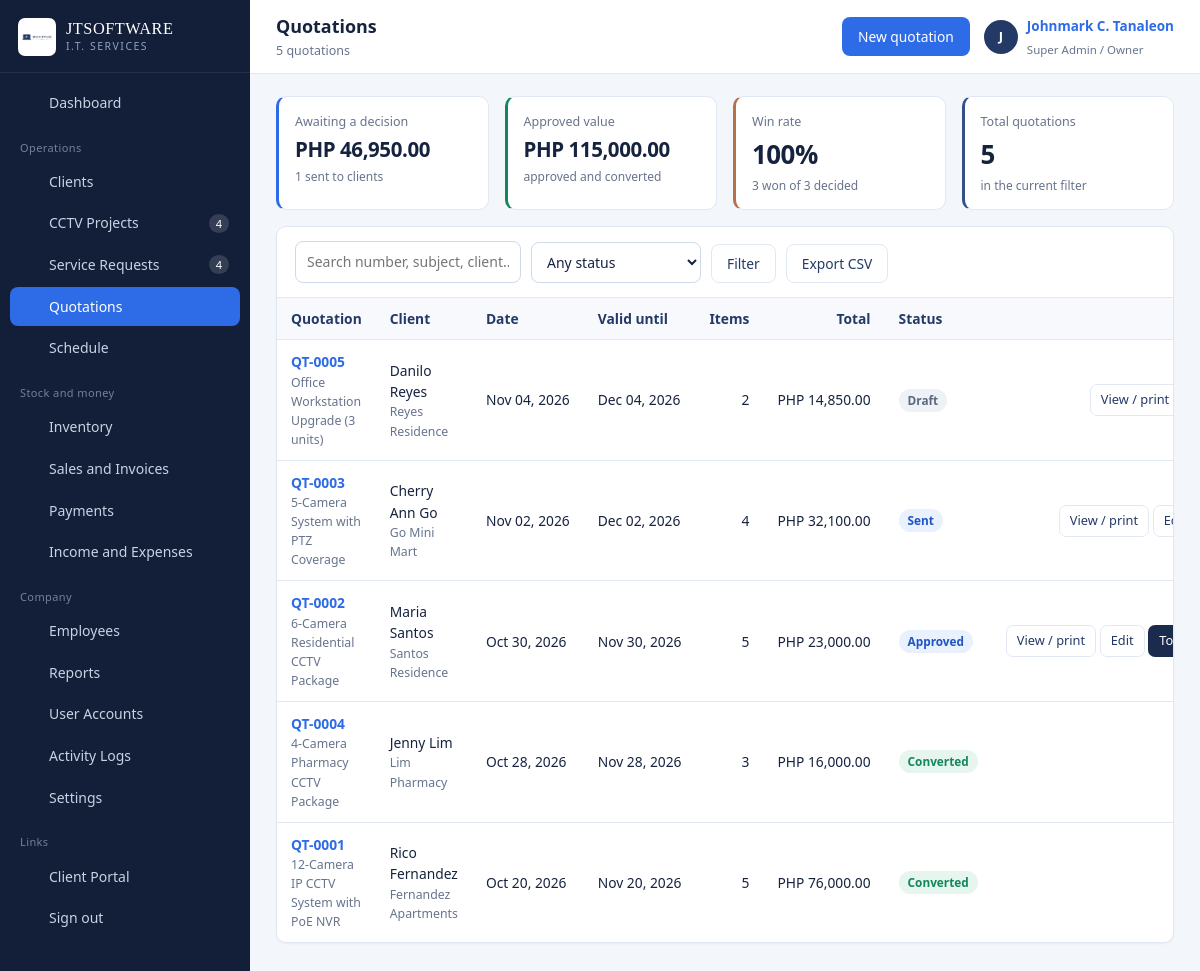
The page /quotations.php (signed in) on the database its author committed.
### tables this page shows
CREATE TABLE quotations (
  id            INT AUTO_INCREMENT PRIMARY KEY,
  quotation_no  VARCHAR(20) NOT NULL UNIQUE,
  client_id     INT NOT NULL,
  project_id    INT DEFAULT NULL,
  subject       VARCHAR(180) NOT NULL,
  quote_date    DATE NOT NULL,
  valid_until   DATE DEFAULT NULL,
  items_total   DECIMAL(12,2) NOT NULL DEFAULT 0,
  labor_charge  DECIMAL(12,2) NOT NULL DEFAULT 0,
  discount      DECIMAL(12,2) NOT NULL DEFAULT 0,
  tax           DECIMAL(12,2) NOT NULL DEFAULT 0,
  total_amount  DECIMAL(12,2) NOT NULL DEFAULT 0,
  status        ENUM('Draft','Sent','Approved','Rejected','Expired','Converted') NOT NULL DEFAULT 'Draft',
  terms         TEXT DEFAULT NULL,
  notes         TEXT DEFAULT NULL,
  created_by    INT DEFAULT NULL,
  created_at    DATETIME NOT NULL DEFAULT CURRENT_TIMESTAMP,
  INDEX idx_q_client (client_id),
  INDEX idx_q_status (status),
  CONSTRAINT fk_q_client FOREIGN KEY (client_id) REFERENCES clients(id) ON DELETE CASCADE,
  CONSTRAINT fk_q_proj FOREIGN KEY (project_id) REFERENCES cctv_projects(id) ON DELETE SET NULL
);

CREATE TABLE clients (
  id             INT AUTO_INCREMENT PRIMARY KEY,
  client_code    VARCHAR(20)  NOT NULL UNIQUE,
  full_name      VARCHAR(140) NOT NULL,
  business_name  VARCHAR(140) DEFAULT NULL,
  client_type    ENUM('Residential','Commercial','Corporate') NOT NULL DEFAULT 'Residential',
  contact_number VARCHAR(40)  DEFAULT NULL,
  email          VARCHAR(120) DEFAULT NULL,
  address        VARCHAR(255) DEFAULT NULL,
  portal_username VARCHAR(60) DEFAULT NULL UNIQUE,
  portal_password VARCHAR(255) DEFAULT NULL,
  portal_enabled TINYINT(1) NOT NULL DEFAULT 0,
  notes          TEXT DEFAULT NULL,
  status         ENUM('active','inactive') NOT NULL DEFAULT 'active',
  created_at     DATETIME NOT NULL DEFAULT CURRENT_TIMESTAMP,
  INDEX idx_clients_name (full_name),
  INDEX idx_clients_type (client_type)
);

### config/database.php (called while the page is built, shortened)
<?php
function db(): PDO
{
    static $pdo = null;
    if ($pdo === null) {
        $dsn = 'mysql:host=' . DB_HOST . ';port=' . DB_PORT . ';dbname=' . DB_NAME . ';charset=utf8mb4';
        try {
            $pdo = new PDO($dsn, DB_USER, DB_PASS, [
                PDO::ATTR_ERRMODE            => PDO::ERRMODE_EXCEPTION,
                PDO::ATTR_DEFAULT_FETCH_MODE => PDO::FETCH_ASSOC,
                PDO::ATTR_EMULATE_PREPARES   => false,
            ]);
        } catch (PDOException $e) {
            http_response_code(500);
            echo '<div style="font:15px/1.6 system-ui;max-width:640px;margin:80px auto;padding:28px;'
               . 'border:1px solid #E3E8F0;border-radius:10px">'
               . '<h2 style="margin:0 0 10px;color:#16233F">Cannot reach the database</h2>'
               . '<p style="color:#475569">Start MySQL in the XAMPP control panel, then import '
               . '<code>database/jtsoftware_db.sql</code> through phpMyAdmin.</p>'
               . '<p style="color:#94A3B8;font-size:13px">' . htmlspecialchars($e->getMessage()) . '</p></div>';
            exit;
        }
    }
    return $pdo;
}
function q(string $sql, array $params = []): PDOStatement
{
    $st = db()->prepare($sql);
    $st->execute($params);
    return $st;
}
function all(string $sql, array $params = []): array
{
    return q($sql, $params)->fetchAll();
}
function scalar(string $sql, array $params = [], $default = 0)
{
    $v = q($sql, $params)->fetchColumn();
    return $v === false || $v === null ? $default : $v;
}

### includes/auth.php (called while the page is built, shortened)
<?php
require_once __DIR__ . '/../config/config.php';
function can(string $code): bool
{
    if ((int)$_SESSION['user']['role_id'] === 1) {
        return true;
    }
    return in_array($code, user_permissions(), true);
}

### quotations.php (the view, shortened to what this page needs)
<?php
require_once __DIR__ . '/includes/auth.php';
$search = (string)input('q', '');
$where  = ['1=1'];
$args   = [];
$whereSql = implode(' AND ', $where);
$quotes = all(
    "SELECT qt.*, c.full_name AS client_name, c.business_name,
            (SELECT COUNT(*) FROM quotation_items qi WHERE qi.quotation_id = qt.id) AS item_count
     FROM quotations qt JOIN clients c ON c.id = qt.client_id
     WHERE $whereSql ORDER BY qt.quote_date DESC, qt.id DESC", $args
);
$approvedValue = (float)scalar("SELECT COALESCE(SUM(total_amount),0) FROM quotations WHERE status IN ('Approved','Converted')");
$pendingValue  = (float)scalar("SELECT COALESCE(SUM(total_amount),0) FROM quotations WHERE status IN ('Draft','Sent')");
$sentCount     = (int)scalar("SELECT COUNT(*) FROM quotations WHERE status = 'Sent'");
$winRate       = (int)scalar("SELECT COUNT(*) FROM quotations WHERE status IN ('Approved','Converted')");
$decided       = (int)scalar("SELECT COUNT(*) FROM quotations WHERE status IN ('Approved','Converted','Rejected','Expired')");
if (can('quotations.manage')) {
    $pageActions = '<a class="btn" href="' . e(base_url('quotation_form.php')) . '">New quotation</a>';
}
include __DIR__ . '/includes/header.php';
?>
<div class="grid grid-4" style="margin-bottom:16px">
  <div class="stat is-blue"><div class="label">Awaiting a decision</div><div class="value sm"><?= money($pendingValue) ?></div>
    <div class="foot"><?= $sentCount ?> sent to clients</div></div>
  <div class="stat is-ok"><div class="label">Approved value</div><div class="value sm"><?= money($approvedValue) ?></div>
    <div class="foot">approved and converted</div></div>
  <div class="stat is-copper"><div class="label">Win rate</div>
    <div class="value"><?= $decided ? round($winRate / $decided * 100) : 0 ?>%</div>
    <div class="foot"><?= $winRate ?> won of <?= $decided ?> decided</div></div>
  <div class="stat"><div class="label">Total quotations</div><div class="value"><?= count($quotes) ?></div>
    <div class="foot">in the current filter</div></div>
</div>
<div class="card">
  <div class="card-head">
    <form class="toolbar" method="get" data-autosubmit>
      <div class="field"><input class="input search-input" name="q" value="<?= e($search) ?>" placeholder="Search number, subject, client…"></div>
      <div class="field"><select class="input" name="status">
        <option value="">Any status</option>
      </select></div>
      <button class="btn btn-outline" type="submit">Filter</button>
      <a class="btn btn-outline" href="<?= e(url_with(['export' => 'csv'])) ?>">Export CSV</a>
    </form>
  </div>
  <div class="card-body tight">
    <?php if (!$quotes): ?>
      <div class="empty"><strong>No quotations yet</strong>Build one and it can turn straight into a project or an invoice.</div>
    <?php else: ?>
    <div class="table-wrap"><table class="data">
      <thead><tr><th>Quotation</th><th>Client</th><th>Date</th><th>Valid until</th>
        <th class="num">Items</th><th class="num">Total</th><th>Status</th><th></th></tr></thead>
      <tbody>
      <?php foreach ($quotes as $qt): ?>
        <tr>
          <td><a class="row-main" href="quotation_print.php?id=<?= (int)$qt['id'] ?>"><?= e($qt['quotation_no']) ?></a>
              <div class="row-sub"><?= e($qt['subject']) ?></div></td>
          <td><?= e($qt['client_name']) ?><div class="row-sub"><?= e($qt['business_name'] ?: '') ?></div></td>
          <td class="nowrap"><?= fdate($qt['quote_date']) ?></td>
          <td class="nowrap"><?= fdate($qt['valid_until']) ?></td>
          <td class="num"><?= (int)$qt['item_count'] ?></td>
          <td class="num"><?= money($qt['total_amount']) ?></td>
          <td><?= badge($qt['status']) ?></td>
          <td class="actions-cell">
            <a class="btn btn-sm btn-outline" href="quotation_print.php?id=<?= (int)$qt['id'] ?>">View / print</a>
            <?php if (can('quotations.manage')): ?>
              <a class="btn btn-sm btn-outline" href="quotation_form.php?id=<?= (int)$qt['id'] ?>">Edit</a>
              <?php if ($qt['status'] === 'Approved'): ?>
                <form method="post" style="display:inline" data-confirm="Create a CCTV project from this quotation?">
                  <button class="btn btn-sm btn-navy" type="submit">To project</button>
                </form>
              <?php endif; ?>
            <?php endif; ?>
          </td>
        </tr>
      <?php endforeach; ?>
      </tbody>
    </table></div>
    <?php endif; ?>
  </div>
</div>
<?php include __DIR__ . '/includes/footer.php'; ?>

### config/config.php (shortened to what this page needs)
<?php
require_once __DIR__ . '/database.php';
function base_url(string $path = ''): string
{
    static $base = null;
    if ($base === null) {
        $script = str_replace('\\', '/', dirname($_SERVER['SCRIPT_NAME'] ?? '/'));
        $base = rtrim($script, '/');
    }
    return $base . '/' . ltrim($path, '/');
}
function setting(string $key, string $default = ''): string
{
    static $cache = null;
    if ($cache === null) {
        $cache = [];
        foreach (all('SELECT setting_key, setting_value FROM settings') as $r) {
            $cache[$r['setting_key']] = (string)$r['setting_value'];
        }
    }
    return $cache[$key] ?? $default;
}
function e($value): string
{
    return htmlspecialchars((string)$value, ENT_QUOTES, 'UTF-8');
}
function money($amount, bool $symbol = true): string
{
    $txt = number_format((float)$amount, 2);
    return $symbol ? setting('currency_symbol', 'PHP ') . $txt : $txt;
}
function fdate($date, string $format = 'M d, Y'): string
{
    return date($format, strtotime((string)$date));
}
function input(string $key, $default = null)
{
    $v = $_POST[$key] ?? $_GET[$key] ?? $default;
    return is_string($v) ? trim($v) : $v;
}
function badge(string $status): string
{
    $map = [
        'Pending' => 'warn', 'New' => 'info', 'Draft' => 'muted', 'Unpaid' => 'danger',
        'Approved' => 'info', 'Sent' => 'info', 'Assigned' => 'info', 'Scheduled' => 'info',
        'Ongoing' => 'accent', 'In Progress' => 'accent', 'Partial' => 'warn', 'On Hold' => 'warn',
        'Completed' => 'ok', 'Paid' => 'ok', 'Converted' => 'ok', 'active' => 'ok', 'Present' => 'ok',
        'Cancelled' => 'muted', 'Rejected' => 'danger', 'Expired' => 'muted', 'inactive' => 'muted',
        'Absent' => 'danger', 'Late' => 'warn', 'Urgent' => 'danger', 'High' => 'warn',
        'Normal' => 'info', 'Low' => 'muted', 'Field Work' => 'accent', 'Leave' => 'muted',
        'Half Day' => 'warn', 'Rescheduled' => 'warn',
    ];
    $class = $map[$status] ?? 'muted';
    return '<span class="badge badge-' . $class . '">' . e($status) . '</span>';
}
function url_with(array $changes): string
{
    $params = array_merge($_GET, $changes);
    return basename($_SERVER['PHP_SELF']) . (empty($params) ? '' : '?' . http_build_query($params));
}

### assets/css/app.css (style rules this page uses)
:root { --navy-900: #131F38; --navy-800: #1B2B4D; --navy-700: #243A66; --navy-600: #33508A; --blue: #2E6BE6; --blue-dark:#1E54C4; --blue-soft:#EAF1FE; --copper: #B5714A; --copper-soft:#FBF0E9; --paper: #F3F6FB; --surface: #FFFFFF; --line: #E2E8F2; --ink: #16233F; --muted: #67748C; --ok: #11875A; --ok-soft: #E6F5EE; --warn: #B26A00; --warn-soft:#FDF2E2; --danger: #C22F39; --danger-soft:#FCECEE; --sidebar-w: 250px; --radius: 10px; --shadow-card: 0 1px 2px rgba(19,31,56,.05); --shadow-pop: 0 18px 44px rgba(19,31,56,.22); --sans: "Segoe UI", Roboto, -apple-system, BlinkMacSystemFont, "Helvetica Neue", Arial, sans-serif; --serif: Georgia, "Times New Roman", serif; }
* { box-sizing: border-box; }
html, body { margin: 0; padding: 0; }
body { font-family: var(--sans); font-size: 14.5px; line-height: 1.55; color: var(--ink); background: var(--paper); -webkit-font-smoothing: antialiased; }
a { color: var(--blue); text-decoration: none; }
.card { background: var(--surface); border: 1px solid var(--line); border-radius: var(--radius); box-shadow: var(--shadow-card); margin-bottom: 18px; }
.card-head { padding: 14px 18px; border-bottom: 1px solid var(--line); display: flex; align-items: center; gap: 12px; flex-wrap: wrap; }
.card-body { padding: 18px; }
.card-body.tight { padding: 0; }
.grid { display: grid; gap: 16px; }
.grid-4 { grid-template-columns: repeat(4, minmax(0, 1fr)); }
.stat { background: var(--surface); border: 1px solid var(--line); border-radius: var(--radius); padding: 15px 16px 14px; border-left: 3px solid var(--navy-600); }
.stat .label { font-size: 12.5px; color: var(--muted); }
.stat .value { font-size: 1.62rem; font-weight: 600; letter-spacing: -.02em; margin-top: 2px; }
.stat .foot { font-size: 12px; color: var(--muted); margin-top: 3px; }
.stat.is-blue { border-left-color: var(--blue); }
.stat.is-copper { border-left-color: var(--copper); }
.stat.is-ok { border-left-color: var(--ok); }
.stat .value.sm { font-size: 1.28rem; }
.table-wrap { overflow-x: auto; }
table.data { width: 100%; border-collapse: collapse; font-size: 13.8px; }
table.data th { text-align: left; font-weight: 600; color: var(--navy-700); background: #F7F9FD; border-bottom: 1px solid var(--line); padding: 10px 14px; white-space: nowrap; }
table.data td { padding: 11px 14px; border-bottom: 1px solid var(--line); vertical-align: middle; }
table.data tbody tr:last-child td { border-bottom: 0; }
table.data td.num, table.data th.num { text-align: right; white-space: nowrap; }
table.data .row-main { font-weight: 600; }
table.data .row-sub { color: var(--muted); font-size: 12.3px; }
.actions-cell { white-space: nowrap; text-align: right; }
.badge { display: inline-block; padding: 2px 9px; border-radius: 20px; font-size: 11.8px; font-weight: 600; line-height: 1.6; white-space: nowrap; }
.badge-ok { background: var(--ok-soft); color: var(--ok); }
.badge-info { background: var(--blue-soft); color: var(--blue-dark); }
.badge-muted { background: #EEF1F6; color: #5A6880; }
.btn { display: inline-flex; align-items: center; justify-content: center; gap: 7px; padding: 8px 15px; border-radius: 8px; border: 1px solid transparent; background: var(--blue); color: #fff; font: inherit; font-size: 13.8px; font-weight: 500; cursor: pointer; transition: background .12s ease, border-color .12s ease; }
.btn-outline { background: #fff; color: var(--navy-700); border-color: var(--line); }
.btn-navy { background: var(--navy-800); }
.btn-sm { padding: 5px 10px; font-size: 12.8px; border-radius: 7px; }
.field { margin-bottom: 14px; }
.input, select.input, textarea.input { width: 100%; padding: 9px 11px; border: 1px solid #CFD9E8; border-radius: 8px; font: inherit; font-size: 14px; color: var(--ink); background: #fff; }
.toolbar { display: flex; gap: 10px; flex-wrap: wrap; align-items: flex-end; }
.toolbar .field { margin-bottom: 0; }
.toolbar .input { min-width: 170px; }
.search-input { min-width: 240px; }
.nowrap { white-space: nowrap; }

### rows shown on the page
quotations: quotation_no "QT-0005", subject "Office Workstation Upgrade (3 units)", client.full_name "Danilo Reyes", client.business_name "Reyes Residence", quote_date "Nov 04, 2026", valid_until "Dec 04, 2026", item_count "2", total_amount "PHP 14,850.00", status "Draft"
quotations: quotation_no "QT-0003", subject "5-Camera System with PTZ Coverage", client.full_name "Cherry Ann Go", client.business_name "Go Mini Mart", quote_date "Nov 02, 2026", valid_until "Dec 02, 2026", item_count "4", total_amount "PHP 32,100.00", status "Sent"
quotations: quotation_no "QT-0002", subject "6-Camera Residential CCTV Package", client.full_name "Maria Santos", client.business_name "Santos Residence", quote_date "Oct 30, 2026", valid_until "Nov 30, 2026", item_count "5", total_amount "PHP 23,000.00", status "Approved"
quotations: quotation_no "QT-0004", subject "4-Camera Pharmacy CCTV Package", client.full_name "Jenny Lim", client.business_name "Lim Pharmacy", quote_date "Oct 28, 2026", valid_until "Nov 28, 2026", item_count "3", total_amount "PHP 16,000.00", status "Converted"
quotations: quotation_no "QT-0001", subject "12-Camera IP CCTV System with PoE NVR", client.full_name "Rico Fernandez", client.business_name "Fernandez Apartments", quote_date "Oct 20, 2026", valid_until "Nov 20, 2026", item_count "5", total_amount "PHP 76,000.00", status "Converted"

### other values the page prints
$label "Dashboard Clients CCTV Projects Service Requests Quotations Schedule Inventory Sales and Invoices Payments Income and Expenses Employees Reports User Accounts Activity Logs Settings"
$count "4 4"
$pageTitle "Quotations"
$pageSub "5 quotations"
mb_substr($u['full_name'], 0, 1) "J"
$u['full_name'] "Johnmark C. Tanaleon"
$u['role_name'] "Super Admin / Owner"
money($pendingValue) "PHP 46,950.00"
$sentCount "1"
money($approvedValue) "PHP 115,000.00"
$winRate / $decided * 100 "100"
$winRate "3"
$decided "3"
count($quotes) "5"
